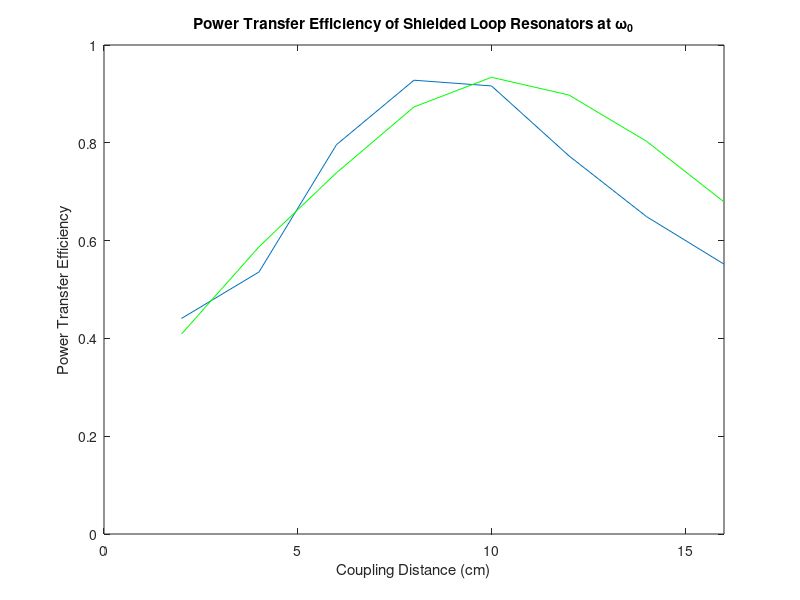

The MATLAB script that drew this image:
%EECS 230 Lab 6
%Questions 2.3.2 Plots
close
clear

SdB = [-7.767 -4.622 -2.630 -1.176 -0.593 -0.938 -1.904 -3.360];
etam = 10.^(SdB./20);

RL = 14.83;
w = 46.973e6;
M = [822 714 492 364 278 208 174 152]*10^(-9);
R = 0.47;
dist = [2 4 6 8 10 12 14 16];

eta_num = 4*RL^2*w^2.*M.^2;
eta_den = ((R+RL)^2+w^2.*M.^2).^2;
etat = eta_num./eta_den;

plot(dist, etat)
hold
plot(dist, etam, 'g')
title('Power Transfer Efficiency of Shielded Loop Resonators at \omega_0')
xlabel('Coupling Distance (cm)')
ylabel('Power Transfer Efficiency')
axis([0 16 0 1])